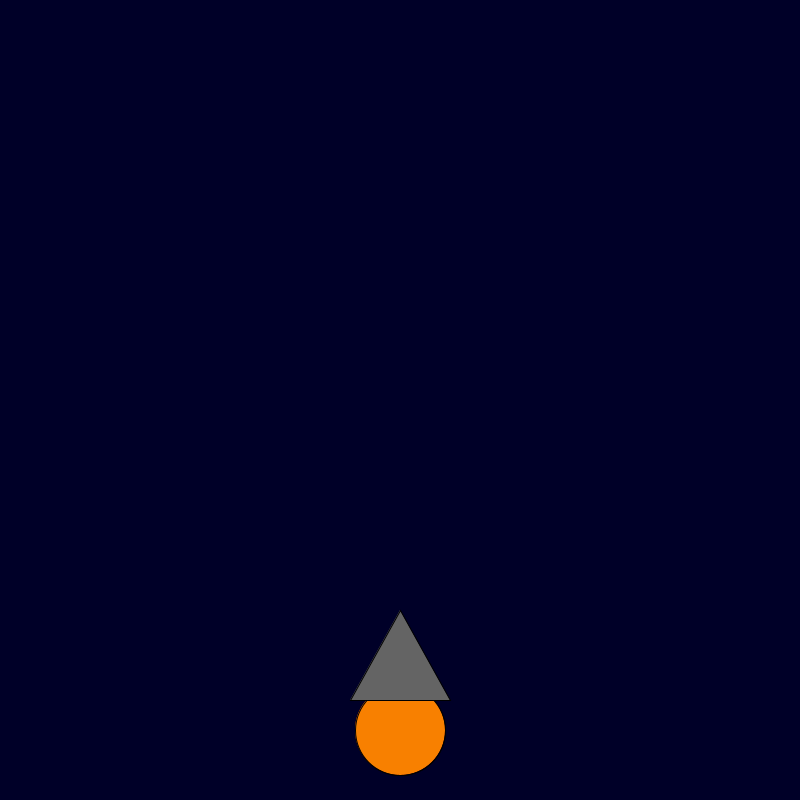
Frame 1 (no input)
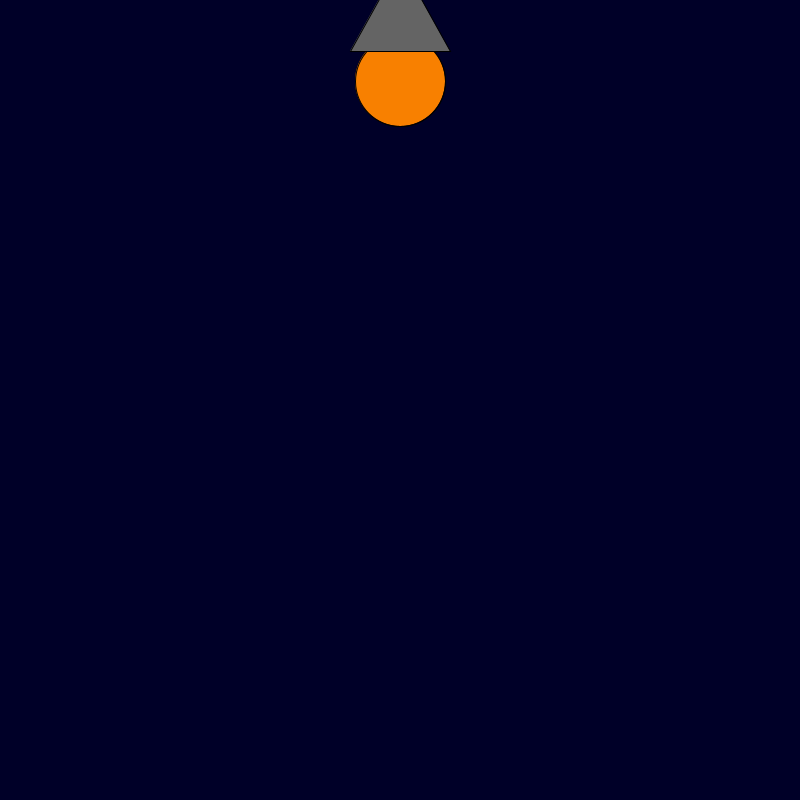
Frame 60 (the mouse pressed at the canvas centre just before this capture)
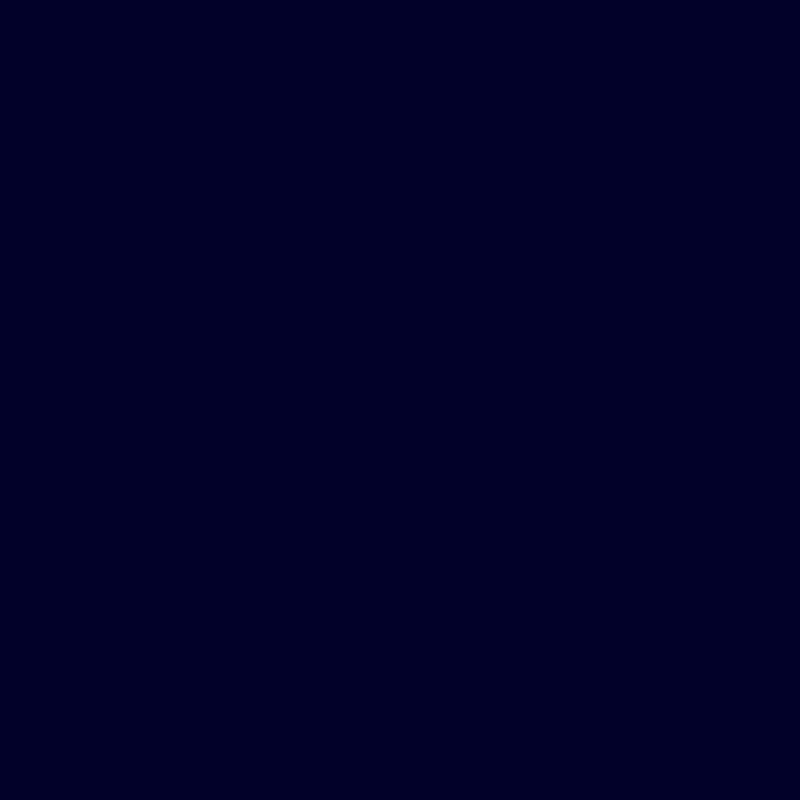
Frame 120 (the mouse held since frame 60 and released just before this capture)

The Processing sketch that drew these frames (run headless with seeded random() and noise(); from frame 60 on, the mouse is pressed at the canvas centre):

// Processing sketch: Rocket_Ship_Launch
// ── Rocket_Ship_Launch.pde
int x = 400;
int y = 600;

void setup() {
 size(800,800);
}

void draw() {
  background(0,0,40);
  fill(random(255),0,0);
  ellipse(x, y + 130, 90, 90);
  fill(248, 128, 0);
  ellipse(x, y + 130, 90, 90);
  fill(100,100,100);
  triangle(x, y + 10, x + 50, y + 100, x - 50, y + 100);
  y = y - 11;
}
  
